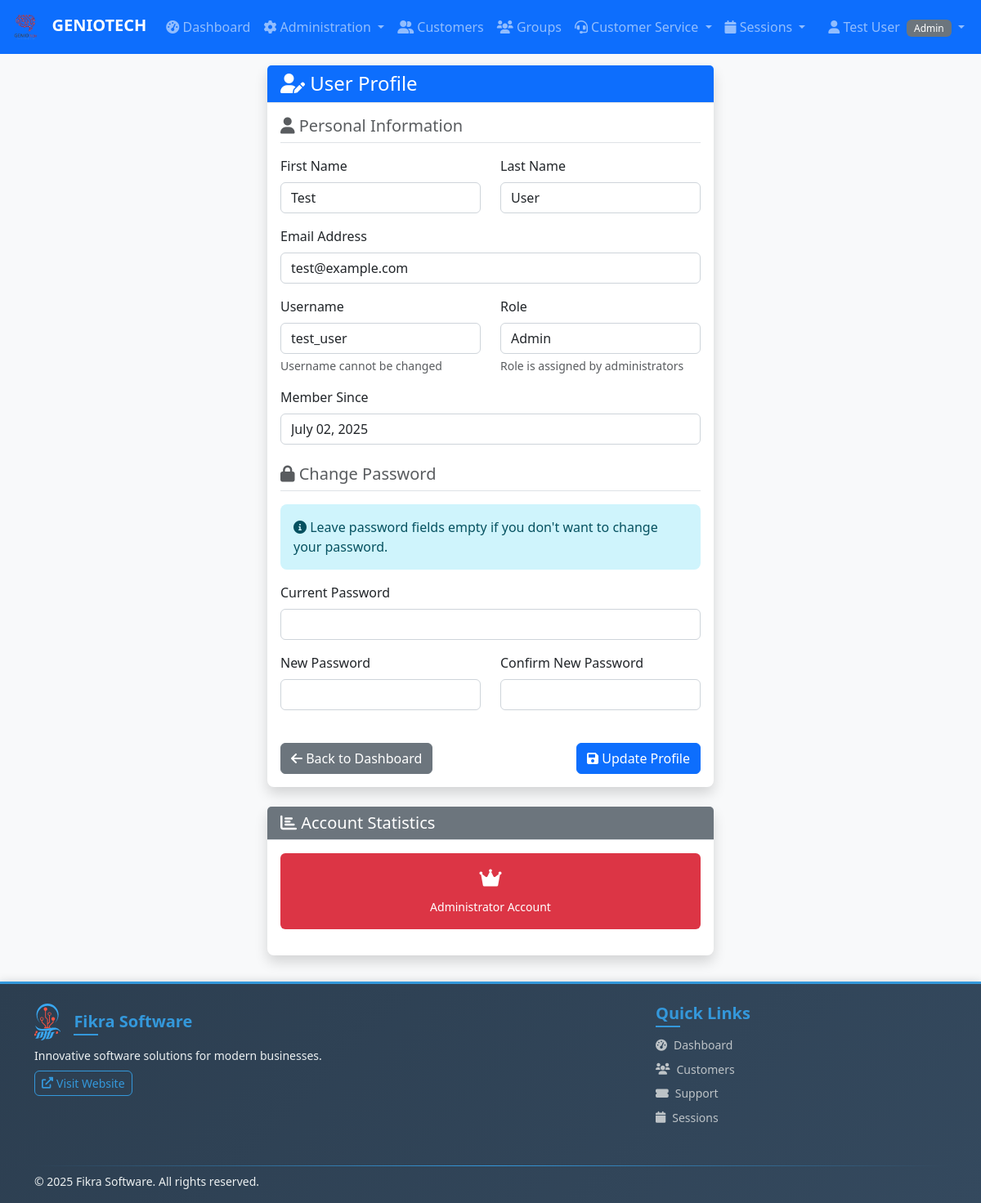
The app's page /profile (signed in) with its own data.
### app.py (models this page shows)
class User(UserMixin, db.Model):
    id = db.Column(db.Integer, primary_key=True)
    username = db.Column(db.String(80), unique=True, nullable=False)
    email = db.Column(db.String(120), unique=True, nullable=False)
    password_hash = db.Column(db.String(120), nullable=False)
    role = db.Column(db.String(20), nullable=False)  # admin, instructor, customer_service
    first_name = db.Column(db.String(50), nullable=False)
    last_name = db.Column(db.String(50), nullable=False)
    created_at = db.Column(db.DateTime, default=datetime.utcnow)
    is_active = db.Column(db.Boolean, default=True)

### app.py (the view, shortened to what this page needs)
@app.route('/profile', methods=['GET', 'POST'])
@login_required
def profile():
    return render_template('profile.html')

### app.py (called while the page is built)
@login_manager.user_loader
def load_user(user_id):
    return User.query.get(int(user_id))

### templates/profile.html (shortened to what this page needs)
{% extends "base.html" %}
{% block content %}
<div class="container">
    <div class="row justify-content-center">
        <div class="col-md-8 col-lg-6">
            <div class="card shadow">
                <div class="card-header bg-primary text-white">
                    <h4 class="mb-0">
                        <i class="fas fa-user-edit"></i> User Profile
                    </h4>
                </div>
                <div class="card-body">
                    <form method="POST">
                        <div class="mb-4">
                            <h5 class="text-muted border-bottom pb-2 mb-3">
                                <i class="fas fa-user"></i> Personal Information
                            </h5>
                            <div class="row">
                                <div class="col-md-6 mb-3">
                                    <label for="first_name" class="form-label">First Name</label>
                                    <input type="text" class="form-control" id="first_name" name="first_name"
                                        value="{{ current_user.first_name }}" required>
                                </div>
                                <div class="col-md-6 mb-3">
                                    <label for="last_name" class="form-label">Last Name</label>
                                    <input type="text" class="form-control" id="last_name" name="last_name"
                                        value="{{ current_user.last_name }}" required>
                                </div>
                            </div>
                            <div class="mb-3">
                                <label for="email" class="form-label">Email Address</label>
                                <input type="email" class="form-control" id="email" name="email"
                                    value="{{ current_user.email }}" required>
                            </div>
                            <div class="row">
                                <div class="col-md-6 mb-3">
                                    <label for="username" class="form-label">Username</label>
                                    <input type="text" class="form-control" id="username" name="username"
                                        value="{{ current_user.username }}" readonly>
                                    <div class="form-text">Username cannot be changed</div>
                                </div>
                                <div class="col-md-6 mb-3">
                                    <label for="role" class="form-label">Role</label>
                                    <input type="text" class="form-control" id="role" name="role"
                                        value="{{ current_user.role.title() }}" readonly>
                                    <div class="form-text">Role is assigned by administrators</div>
                                </div>
                            </div>
                            <div class="mb-3">
                                <label for="member_since" class="form-label">Member Since</label>
                                <input type="text" class="form-control" id="member_since"
                                    value="{{ current_user.created_at.strftime('%B %d, %Y') }}" readonly>
                            </div>
                        </div>
                        <div class="mb-4">
                            <h5 class="text-muted border-bottom pb-2 mb-3">
                                <i class="fas fa-lock"></i> Change Password
                            </h5>
                            <div class="alert alert-info">
                                <i class="fas fa-info-circle"></i>
                                Leave password fields empty if you don't want to change your password.
                            </div>
                            <div class="mb-3">
                                <label for="current_password" class="form-label">Current Password</label>
                                <input type="password" class="form-control" id="current_password"
                                    name="current_password">
                            </div>
                            <div class="row">
                                <div class="col-md-6 mb-3">
                                    <label for="new_password" class="form-label">New Password</label>
                                    <input type="password" class="form-control" id="new_password" name="new_password">
                                </div>
                                <div class="col-md-6 mb-3">
                                    <label for="confirm_password" class="form-label">Confirm New Password</label>
                                    <input type="password" class="form-control" id="confirm_password"
                                        name="confirm_password">
                                </div>
                            </div>
                        </div>
                        <div class="d-flex justify-content-between">
                            <a href="{{ url_for('dashboard') }}" class="btn btn-secondary">
                                <i class="fas fa-arrow-left"></i> Back to Dashboard
                            </a>
                            <button type="submit" class="btn btn-primary">
                                <i class="fas fa-save"></i> Update Profile
                            </button>
                        </div>
                    </form>
                </div>
            </div>
            <div class="card shadow mt-4">
                <div class="card-header bg-secondary text-white">
                    <h5 class="mb-0">
                        <i class="fas fa-chart-bar"></i> Account Statistics
                    </h5>
                </div>
                <div class="card-body">
                    <div class="row text-center">
                        {% if current_user.role == 'instructor' %}
                        <div class="col-md-4 mb-3">
                            <div class="bg-primary text-white p-3 rounded">
                                <h4>{{ current_user.assigned_customers|length }}</h4>
                                <small>Assigned Customers</small>
                            </div>
                        </div>
                        <div class="col-md-4 mb-3">
                            <div class="bg-success text-white p-3 rounded">
                                <h4>{{ current_user.instructor_sessions|length }}</h4>
                                <small>Total Sessions</small>
                            </div>
                        </div>
                        <div class="col-md-4 mb-3">
                            <div class="bg-info text-white p-3 rounded">
                                <h4>{{ current_user.instructor_groups|length }}</h4>
                                <small>Groups</small>
                            </div>
                        </div>
                        {% elif current_user.role == 'admin' %}
                        <div class="col-md-12 mb-3">
                            <div class="bg-danger text-white p-3 rounded">
                                <h4><i class="fas fa-crown"></i></h4>
                                <small>Administrator Account</small>
                            </div>
                        </div>
                        {% endif %}
                    </div>
                </div>
            </div>
        </div>
    </div>
</div>
{% endblock %}

### templates/base.html (shortened to what this page needs)
<!DOCTYPE html>
<html lang="en">
<head>
    <link href="https://cdn.jsdelivr.net/npm/bootstrap@5.3.0/dist/css/bootstrap.min.css" rel="stylesheet">
    <link href="https://cdnjs.cloudflare.com/ajax/libs/font-awesome/6.0.0/css/all.min.css" rel="stylesheet">
    <link href="{{ url_for('static', filename='css/style.css') }}" rel="stylesheet">
</head>
<body>
    {% if current_user.is_authenticated %}
    <nav class="navbar navbar-expand-lg navbar-dark bg-primary">
        <div class="container-fluid">
            <a class="navbar-brand" href="{{ url_for('dashboard') }}">
                <img src="{{ url_for('static', filename='images/GENIOTECH.png') }}" alt="GENIO TECH" height="40"
                    class="me-2">
                GENIOTECH
            </a>
            <div class="collapse navbar-collapse" id="navbarNav">
                <ul class="navbar-nav me-auto">
                    <li class="nav-item">
                        <a class="nav-link" href="{{ url_for('dashboard') }}">
                            <i class="fas fa-tachometer-alt"></i> Dashboard
                        </a>
                    </li>
                    {% if current_user.role == 'admin' %}
                    <li class="nav-item dropdown">
                        <a class="nav-link dropdown-toggle" href="#" role="button" data-bs-toggle="dropdown">
                            <i class="fas fa-cog"></i> Administration
                        </a>
                    </li>
                    {% endif %}
                    {% if current_user.role != 'instructor' %}
                    <li class="nav-item">
                        <a class="nav-link" href="{{ url_for('customers') }}">
                            <i class="fas fa-user-friends"></i> Customers
                        </a>
                    </li>
                    {% endif %}
                    <li class="nav-item">
                        <a class="nav-link" href="{{ url_for('groups') }}">
                            <i class="fas fa-users"></i> Groups
                        </a>
                    </li>
                    {% if current_user.role in ['customer_service', 'admin'] %}
                    <li class="nav-item dropdown">
                        <a class="nav-link dropdown-toggle" href="#" role="button" data-bs-toggle="dropdown">
                            <i class="fas fa-headset"></i> Customer Service
                        </a>
                    </li>
                    {% endif %}
                    {% if current_user.role in ['instructor', 'admin'] %}
                    <li class="nav-item dropdown">
                        <a class="nav-link dropdown-toggle" href="#" role="button" data-bs-toggle="dropdown">
                            <i class="fas fa-calendar"></i> Sessions
                        </a>
                    </li>
                    {% endif %}
                </ul>
                <ul class="navbar-nav">
                    <li class="nav-item dropdown">
                        <a class="nav-link dropdown-toggle" href="#" role="button" data-bs-toggle="dropdown">
                            <i class="fas fa-user"></i> {{ current_user.first_name }} {{ current_user.last_name }}
                            <span class="badge bg-secondary ms-1">{{ current_user.role.title() }}</span>
                        </a>
                    </li>
                </ul>
            </div>
        </div>
    </nav>
    {% endif %}
    <main class="{% if current_user.is_authenticated %}container-fluid mt-4{% endif %}">
        {% block content %}{% endblock %}
    </main>
    <footer class="footer">
        <div class="container">
            <div class="row justify-content-between">
                <div class="col-lg-6 col-md-6 mb-3">
                    <div class="d-flex align-items-center mb-2">
                        <h5 class="mb-0">Fikra Software</h5>
                    </div>
                    <p class="mb-2">Innovative software solutions for modern businesses.</p>
                    <a href="https://fikra.solutions/" target="_blank" class="btn btn-outline-primary btn-sm">
                        <i class="fas fa-external-link-alt me-1"></i> Visit Website
                    </a>
                </div>
                <div class="col-lg-4 col-md-6 mb-3">
                    <h5>Quick Links</h5>
                    <ul class="list-unstyled">
                        <li class="mb-2"><a
                                href="{{ url_for('dashboard') if current_user.is_authenticated else url_for('login') }}"><i
                                    class="fas fa-tachometer-alt me-2"></i>Dashboard</a></li>
                        {% if not current_user.is_authenticated or current_user.role != 'instructor' %}
                        <li class="mb-2"><a
                                href="{{ url_for('customers') if current_user.is_authenticated else '#' }}"><i
                                    class="fas fa-users me-2"></i>Customers</a></li>
                        {% endif %}
                        <li class="mb-2"><a href="{{ url_for('tickets') if current_user.is_authenticated else '#' }}"><i
                                    class="fas fa-ticket-alt me-2"></i>Support</a></li>
                        <li class="mb-2"><a
                                href="{{ url_for('sessions') if current_user.is_authenticated else '#' }}"><i
                                    class="fas fa-calendar me-2"></i>Sessions</a></li>
                    </ul>
                </div>
            </div>
            <div class="footer-divider"></div>
            <div class="row align-items-center">
                <div class="col-md-8">
                    <p class="mb-0">© <span id="current-year"></span> Fikra Software. All rights reserved.</p>
                </div>
            </div>
        </div>
    </footer>
</body>
</html>

### static/css/style.css (style rules this page uses)
body { font-family: "Segoe UI", Tahoma, Geneva, Verdana, sans-serif; background-color: #f8f9fa; }
.navbar-brand { font-weight: bold; font-size: 1.25rem; }
.navbar-nav .nav-link { font-weight: 500; transition: color 0.2s ease; }
.card { border: none; border-radius: 0.5rem; box-shadow: 0 0.125rem 0.25rem rgba(0, 0, 0, 0.075); transition: all 0.15s ease-in-out; }
.card-header { background-color: #fff; border-bottom: 1px solid #dee2e6; font-weight: 600; }
.btn { border-radius: 0.375rem; font-weight: 500; transition: all 0.15s ease-in-out; }
.form-control, .form-select { border-radius: 0.375rem; border: 1px solid #ced4da; transition: border-color 0.15s ease-in-out, box-shadow 0.15s ease-in-out; }
.badge { font-size: 0.75em; font-weight: 500; padding: 0.375em 0.75em; }
.alert { border-radius: 0.5rem; border: none; }
.footer { background: linear-gradient(135deg, #2c3e50 0%, #34495e 100%); color: #ecf0f1; font-size: 0.875rem; box-shadow: 0 -2px 10px rgba(0, 0, 0, 0.1); }
.footer h5 { color: #3498db; font-weight: 600; margin-bottom: 1rem; position: relative; }
.footer h5::after { content: ""; position: absolute; bottom: -5px; left: 0; width: 30px; height: 2px; background: #3498db; }
.footer .fikra-logo { height: 45px; width: auto; transition: transform 0.3s ease, filter 0.3s ease; filter: brightness(1.1); }
.footer a { text-decoration: none; color: #bdc3c7; transition: all 0.3s ease; display: inline-flex; align-items: center; }
.footer .btn-outline-primary { border-color: #3498db; color: #3498db; transition: all 0.3s ease; }

### templates/base.html (style rules this page uses)
body { padding-top: 56px; display: flex; flex-direction: column; min-height: 100vh; }
.navbar { position: fixed; top: 0; width: 100%; z-index: 1030; }
.footer { background-color: #2c3e50; color: #ecf0f1; margin-top: auto; padding: 1.5rem 0 1rem 0; border-top: 3px solid #3498db; }
.footer h5 { color: #3498db; font-weight: 600; margin-bottom: 1rem; }
.footer a { color: #bdc3c7; text-decoration: none; transition: color 0.3s ease; }
.fikra-logo { height: 32px; width: auto; transition: transform 0.3s ease; }
main { flex: 1; padding-bottom: 2rem; }
.footer-divider { height: 1px; background: linear-gradient(to right, transparent, #3498db, transparent); margin: 1rem 0 0.5rem 0; }

### records on screen
User: first_name "Test", last_name "User", role "Admin", email "test@example.com", username "test_user", created_at "July 02, 2025"
